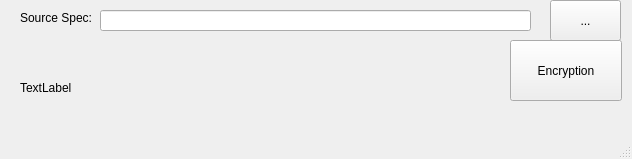
<?xml version="1.0" encoding="UTF-8"?>
<ui version="4.0">
 <class>MainWindow</class>
 <widget class="QMainWindow" name="MainWindow">
  <property name="geometry">
   <rect>
    <x>0</x>
    <y>0</y>
    <width>632</width>
    <height>159</height>
   </rect>
  </property>
  <property name="windowTitle">
   <string>MainWindow</string>
  </property>
  <widget class="QWidget" name="centralwidget">
   <widget class="QLabel" name="label">
    <property name="geometry">
     <rect>
      <x>20</x>
      <y>10</y>
      <width>91</width>
      <height>16</height>
     </rect>
    </property>
    <property name="text">
     <string>Source Spec:</string>
    </property>
   </widget>
   <widget class="QLineEdit" name="lineEdit_Path">
    <property name="geometry">
     <rect>
      <x>100</x>
      <y>10</y>
      <width>431</width>
      <height>21</height>
     </rect>
    </property>
   </widget>
   <widget class="QPushButton" name="btn_Choose">
    <property name="geometry">
     <rect>
      <x>550</x>
      <y>0</y>
      <width>71</width>
      <height>41</height>
     </rect>
    </property>
    <property name="text">
     <string>...</string>
    </property>
   </widget>
   <widget class="QPushButton" name="btn_Encryption">
    <property name="geometry">
     <rect>
      <x>510</x>
      <y>40</y>
      <width>112</width>
      <height>61</height>
     </rect>
    </property>
    <property name="text">
     <string>Encryption</string>
    </property>
   </widget>
   <widget class="QLabel" name="label_Status">
    <property name="geometry">
     <rect>
      <x>20</x>
      <y>80</y>
      <width>471</width>
      <height>16</height>
     </rect>
    </property>
    <property name="text">
     <string>TextLabel</string>
    </property>
   </widget>
  </widget>
  <widget class="QMenuBar" name="menubar">
   <property name="geometry">
    <rect>
     <x>0</x>
     <y>0</y>
     <width>632</width>
     <height>22</height>
    </rect>
   </property>
  </widget>
  <widget class="QStatusBar" name="statusbar"/>
 </widget>
 <resources/>
 <connections/>
</ui>
